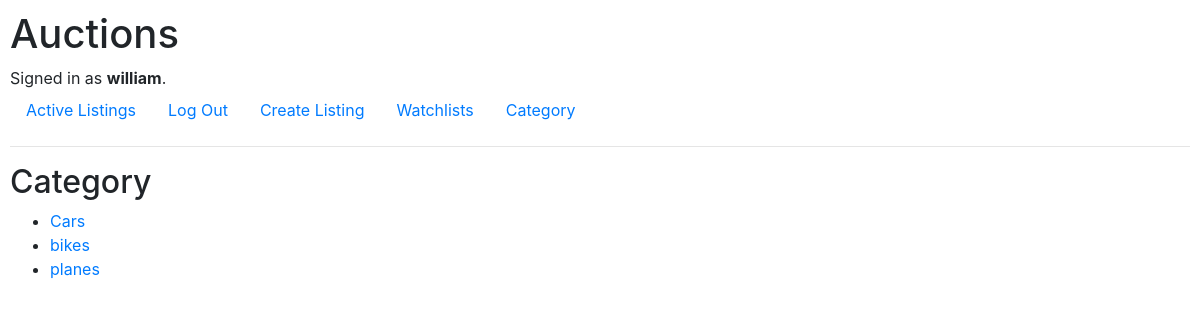
Page /category (signed in) on the committed database.
### auctions/models.py (models this page shows)
class User(AbstractUser):
    pass

class Category(models.Model):
    type=models.CharField(max_length=200)
    def __str__(self):
        return self.type

### auctions/views.py (the view)
# urls.py: path('category',views.category,name='category'),
def category(request):
    categories=Category.objects.all()
    return render(request,'auctions/category.html',{
        'categories':categories
    })

### auctions/templates/auctions/category.html
{% extends "auctions/layout.html" %}
{% block body %}
    <h2>Category</h2>
    <ul>
        {% for category in categories %}
            <li><a href="{% url 'eachCategory' category.id %}">{{category}}</a></li>
        {% empty %}
            <p>There is data about any category in categories</p>
        {% endfor %}
    </ul>
{% endblock %}

### auctions/templates/auctions/layout.html (shortened to what this page needs)
{% load static %}
<!DOCTYPE html>
<html lang="en">
    <head>
        <link rel="stylesheet" href="https://stackpath.bootstrapcdn.com/bootstrap/4.4.1/css/bootstrap.min.css">
        <link href="{% static 'auctions/styles.css' %}" rel="stylesheet">
    </head>
    <body>
        <h1>Auctions</h1>
        <div>
            {% if user.is_authenticated %}
                Signed in as <strong>{{ user.username }}</strong>.
            {% else %}
                Not signed in.
            {% endif %}
        </div>
        <ul class="nav">
            <li class="nav-item">
                <a class="nav-link" href="{% url 'index' %}">Active Listings</a>
            </li>
            {% if user.is_authenticated %}
                <li class="nav-item">
                    <a class="nav-link" href="{% url 'logout' %}">Log Out</a>
                </li>
                <li class="nav-item">
                    <a class="nav-link" href="{% url 'createListing' %}">Create Listing</a>
                </li>
                <li class="nav-item">
                    <a class="nav-link" href="{% url 'watchlists' %}">Watchlists</a>
                </li>
                <li class="nav-item">
                    <a class="nav-link" href="{% url 'category' %}">Category</a>
                </li>
            {% endif %}
        </ul>
        <hr>
        {% block body %}
        {% endblock %}
    </body>
</html>

### auctions/static/auctions/styles.css (style rules this page uses)
body { padding: 10px; }

### rows in the picture
User: username "william"
Category: type "Cars"
Category: type "bikes"
Category: type "planes"
